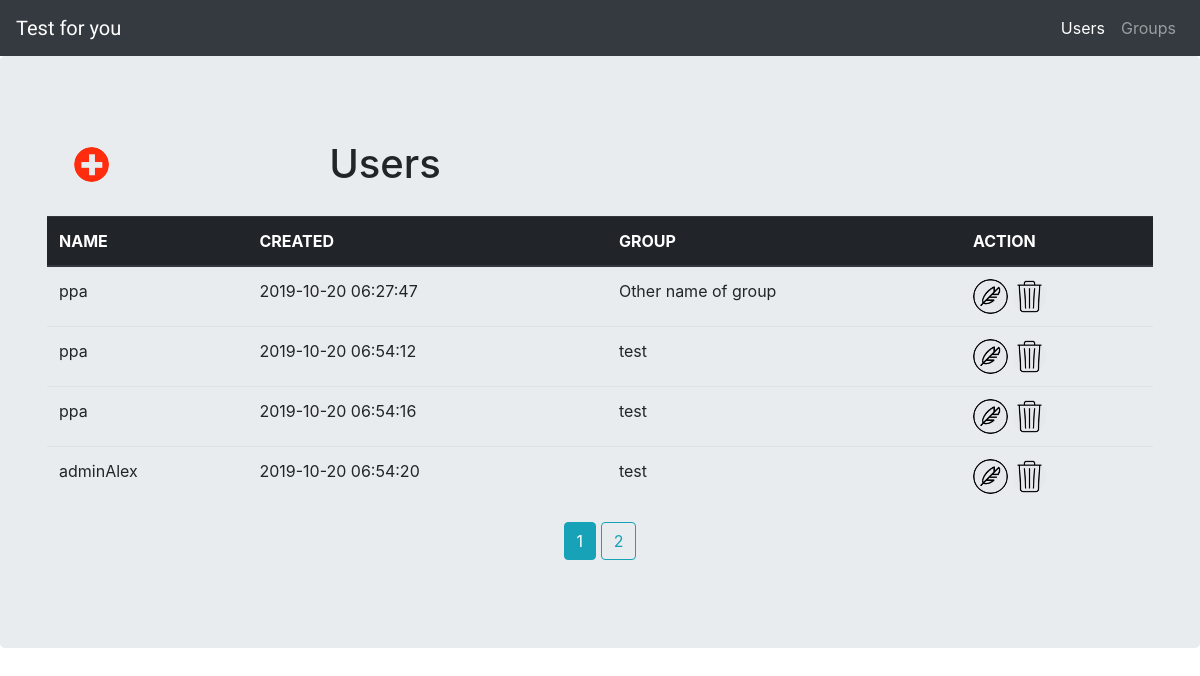
Before: / with the older database file.
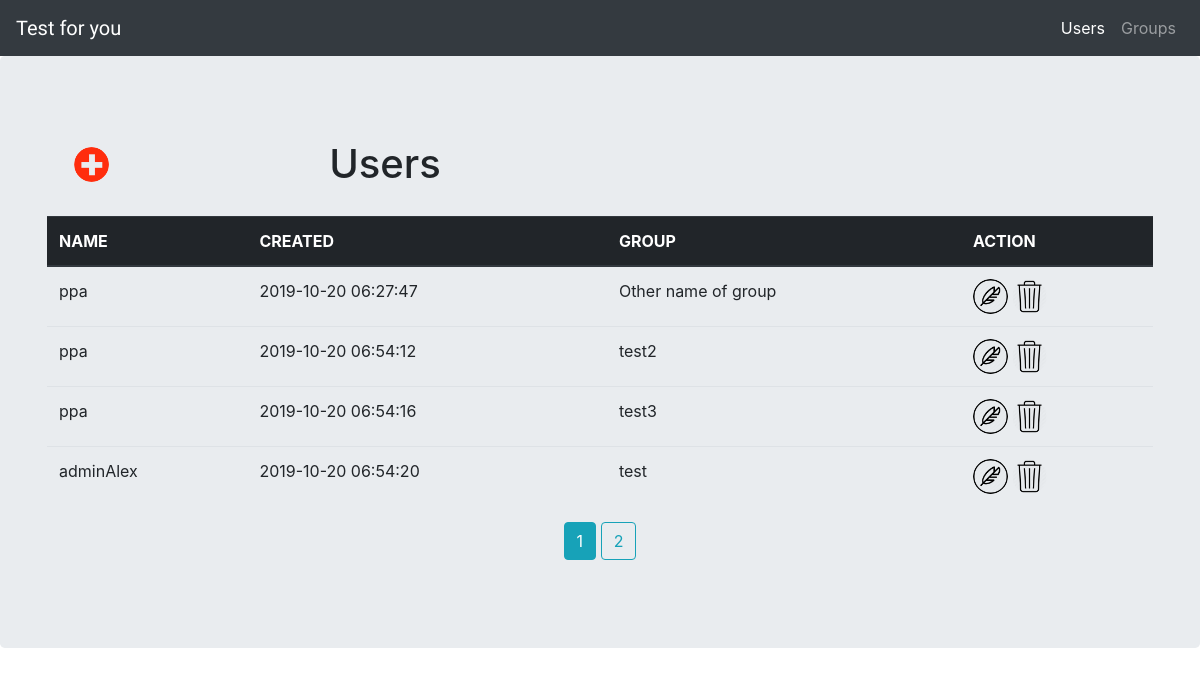
After: the same page with the newer database file.
### models.py (models this page shows, shortened)
class User(db.Model):
    __tablename__ = 'users'
    id = db.Column(db.Integer, primary_key=True, autoincrement=True)
    username = db.Column(db.String, nullable=False)
    created = db.Column(db.TIMESTAMP, default=db.func.current_timestamp())
    group_id = db.Column(db.String, db.ForeignKey('groups.name'), nullable=False)
    group = db.Column(db.String)

### users/routes.py (the view)
@users.route('/')
def user_page():
    page = request.args.get('page', 1, type=int)
    all_users = User.query.order_by(User.id).paginate(page=page, per_page=4)
    return render_template('users.html', user_list=all_users)

### templates/users.html (shortened to what this page needs)
{% extends "layout.html" %}
{% block content %}
<div class="jumbotron">
 <div class="container">
    <div class="main_btns_users">
        <div class="header add_user">
          <a href="{{ url_for('users.add_new_user') }}">
              <img class="control_btn" src="{{ url_for('static', filename='images/plus-4-128.png' )}}" alt='add_user'>
          </a>
        </div>
        <h1 class="header pagename">Users</h1>
    </div>
    <div class="container_2">
        <table class="table">
            <thead class="thead-dark">
            <tr>
              <th scope="col">NAME</th>
              <th scope="col">CREATED</th>
              <th scope="col">GROUP</th>
              <th scope="col">ACTION</th>
            </tr>
            </thead>
            <tbody>
            {% for user in user_list.items %}
            <tr>
              <td>{{ user.username }}</td>
              <td>{{ user.created }}</td>
              <td>{{ user.group }}</td>
              <td><div class="add_btn">
                <a href="{{ url_for('users.change_user', user_id=user.id) }}">
                    <img src="{{ url_for('static', filename='images/edit.png' )}}" alt="edit">
                </a>
                <a href="{{ url_for('users.delete_user', user_id=user.id) }}">
                    <img src="{{ url_for('static', filename='images/delete.png' )}}" alt="delete">
                </a>
              </div></td>
            </tr>
            {% endfor %}
            </tbody>
        </table>
    </div>
    <div class="centred">
        {% for page_num in user_list.iter_pages(left_edge=1, right_edge=1, left_current=1, right_current=2) %}
          {% if page_num %}
            {% if user_list.page == page_num %}
              <a class="btn btn-info mb-4" href="{{ url_for('users.user_page', page=page_num) }}">{{ page_num }}</a>
            {% else %}
              <a class="btn btn-outline-info mb-4" href="{{ url_for('users.user_page', page=page_num) }}">{{ page_num }}</a>
            {% endif %}
          {% else %}
            ...
          {% endif %}
        {% endfor %}
    </div>
  </div>
</div>
{% endblock content %}

### templates/layout.html (shortened to what this page needs)
{% from "macros.html" import nav_link with context %}
<!DOCTYPE html>
<html lang="en">
<head>
    <link rel="stylesheet" href="https://maxcdn.bootstrapcdn.com/bootstrap/4.0.0/css/bootstrap.min.css">
    <link rel="stylesheet" type="text/css" href="{{ url_for('static', filename = 'style.css' )}}">
</head>
<body>
<nav class="navbar navbar-expand-lg navbar-dark bg-dark">
  <a class="navbar-brand font" href="#">Test for you</a>
  <div class="collapse navbar-collapse" id="navbarSupportedContent">
    <ul class="navbar-nav ml-auto">
      {{ nav_link('users.user_page', 'Users') }}
      {{ nav_link('groups.all_groups', 'Groups') }}
    </ul>
  </div>
</nav>
<main role="main">
  {% block content %}{% endblock content %}
</main>
</body>
</html>

### templates/macros.html
{% macro nav_link(endpoint, name) %}
{% if request.endpoint.endswith(endpoint) %}
  <li class="nav-item active"><a class="nav-link" href="{{ url_for(endpoint) }}">{{name}}</a></li>
{% else %}
  <li class='nav-item'><a class="nav-link" href="{{ url_for(endpoint) }}">{{name}}</a></li>
{% endif %}
{% endmacro %}

### static/style.css (style rules this page uses)
.font { font-family: 'Beth Ellen', cursive; }
.control_btn, img { max-width: 35px; border-radius: 50%; margin: 0 0 0 0; padding: 0 0 0 0; }
.header { display: inline-flex; }
.container { border: 0px solid black; }
.add_user { padding: 7px; float: left; }
.pagename { position: relative; text-align: center; margin-left: 20%; }
.main_btns_users { padding: 20px; }
.centred { text-align: center; }

Changed rows visible on the page:
changed User: group "test" → "test2"
changed User: group "test" → "test3"
